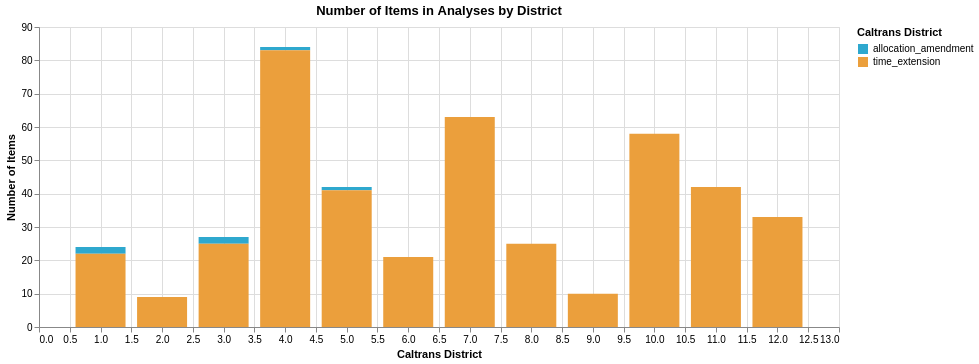

Source (notebook cell):
### Code cell
chart = ((alt.Chart((((district.groupby(['district', 'type']).size()).reset_index()).rename(columns={ 0:"Number of Items", "type":"Item Type", "district":"District"})))
            .mark_bar(size=50)
            .encode(
                x=alt.X("District:Q", title="Caltrans District"),
                 y=alt.Y('Number of Items:Q', title="Number of Items"),
                color=alt.Color("Item Type", title="Caltrans District", scale=alt.Scale(range = cp.CALITP_CATEGORY_BRIGHT_COLORS)
                ))
          .properties(title="Number of Items in Analyses by District",
        width=800,
        height=300)))
chart

### Figure 1 — Vega-Lite specification as saved in the notebook (floating-point values rounded to 4 significant figures)
{"config": {"view": {"continuousWidth": 300, "continuousHeight": 300}}, "data": {"name": "data-4973bf02d8d1939f4b1df06d8e3f345f"}, "mark": {"type": "bar", "size": 50}, "encoding": {"color": {"field": "Item Type", "scale": {"range": ["#2EA8CE", "#EB9F3C", "#F4D837", "#51BF9D", "#8CBCCB", "#9487C0"]}, "title": "Caltrans District", "type": "nominal"}, "x": {"field": "District", "title": "Caltrans District", "type": "quantitative"}, "y": {"field": "Number of Items", "title": "Number of Items", "type": "quantitative"}}, "height": 300, "title": "Number of Items in Analyses by District", "width": 800, "$schema": "https://vega.github.io/schema/vega-lite/v5.20.1.json", "datasets": {"data-4973bf02d8d1939f4b1df06d8e3f345f": [{"District": 1.0, "Item Type": "allocation_amendment", "Number of Items": 2}, {"District": 1.0, "Item Type": "time_extension", "Number of Items": 22}, {"District": 2.0, "Item Type": "time_extension", "Number of Items": 9}, {"District": 3.0, "Item Type": "allocation_amendment", "Number of Items": 2}, {"District": 3.0, "Item Type": "time_extension", "Number of Items": 25}, {"District": 4.0, "Item Type": "allocation_amendment", "Number of Items": 1}, {"District": 4.0, "Item Type": "time_extension", "Number of Items": 83}, {"District": 5.0, "Item Type": "allocation_amendment", "Number of Items": 1}, {"District": 5.0, "Item Type": "time_extension", "Number of Items": 41}, {"District": 6.0, "Item Type": "time_extension", "Number of Items": 21}, {"District": 7.0, "Item Type": "time_extension", "Number of Items": 63}, {"District": 8.0, "Item Type": "time_extension", "Number of Items": 25}, {"District": 9.0, "Item Type": "time_extension", "Number of Items": 10}, {"District": 10.0, "Item Type": "time_extension", "Number of Items": 58}, {"District": 11.0, "Item Type": "time_extension", "Number of Items": 42}, {"District": 12.0, "Item Type": "time_extension", "Number of Items": 33}]}}
